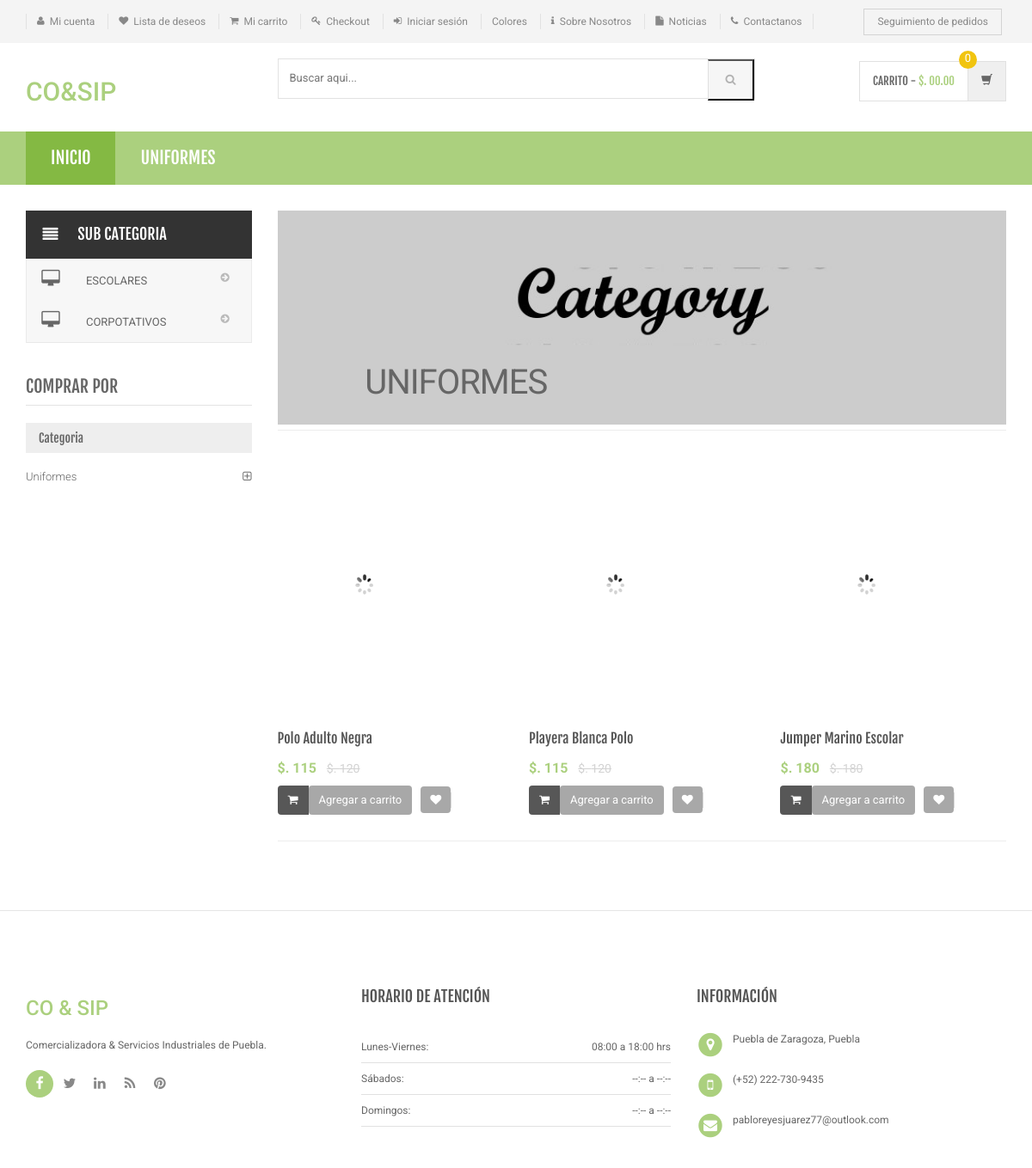
/tienda/category.php?cid=1, run on the app's committed database.
### tables this page shows
CREATE TABLE `category` (
  `id` int(11) NOT NULL,
  `categoryName` varchar(255) DEFAULT NULL,
  `categoryDescription` longtext DEFAULT NULL,
  `creationDate` timestamp NOT NULL DEFAULT current_timestamp(),
  `updationDate` varchar(255) DEFAULT NULL
);

CREATE TABLE `subcategory` (
  `id` int(11) NOT NULL,
  `categoryid` int(11) DEFAULT NULL,
  `subcategory` varchar(255) DEFAULT NULL,
  `creationDate` timestamp NULL DEFAULT current_timestamp(),
  `updationDate` varchar(255) DEFAULT NULL
);

CREATE TABLE `products` (
  `id` int(11) NOT NULL,
  `category` int(11) NOT NULL,
  `subCategory` int(11) DEFAULT NULL,
  `productName` varchar(255) DEFAULT NULL,
  `productCompany` varchar(255) DEFAULT NULL,
  `productPrice` int(11) DEFAULT NULL,
  `productPriceBeforeDiscount` int(11) DEFAULT NULL,
  `productDescription` longtext DEFAULT NULL,
  `productImage1` varchar(255) DEFAULT NULL,
  `shippingCharge` int(11) DEFAULT NULL,
  `productAvailability` varchar(255) DEFAULT NULL,
  `postingDate` timestamp NULL DEFAULT current_timestamp(),
  `updationDate` varchar(255) DEFAULT NULL
);

### tienda/category.php (the view, shortened to what this page needs)
<?php
include('includes/config.php');
$cid = intval($_GET['cid']);
?>
<!DOCTYPE html>
<html lang="es">
<head>
	<link rel="stylesheet" href="assets/css/bootstrap.min.css">
	<link rel="stylesheet" href="assets/css/main.css">
	<link rel="stylesheet" href="assets/css/green.css">
	<link rel="stylesheet" href="assets/css/owl.carousel.css">
	<link rel="stylesheet" href="assets/css/owl.transitions.css">
	<link href="assets/css/lightbox.css" rel="stylesheet">
	<link rel="stylesheet" href="assets/css/animate.min.css">
	<link rel="stylesheet" href="assets/css/rateit.css">
	<link rel="stylesheet" href="assets/css/bootstrap-select.min.css">
	<link rel="stylesheet" href="assets/css/config.css">
	<link href="assets/css/green.css" rel="alternate stylesheet" title="Green color">
	<link href="assets/css/blue.css" rel="alternate stylesheet" title="Blue color">
	<link href="assets/css/red.css" rel="alternate stylesheet" title="Red color">
	<link href="assets/css/orange.css" rel="alternate stylesheet" title="Orange color">
	<link href="assets/css/dark-green.css" rel="alternate stylesheet" title="Darkgreen color">
	<link rel="stylesheet" href="assets/css/font-awesome.min.css">
</head>
<body class="cnt-home">
	<header class="header-style-1">
		<?php include('includes/top-header.php'); ?>
		<?php include('includes/main-header.php'); ?>
		<?php include('includes/menu-bar.php'); ?>
	</header>
	<div class="body-content outer-top-xs">
		<div class='container'>
			<div class='row outer-bottom-sm'>
				<div class='col-md-3 sidebar'>
					<div class="side-menu animate-dropdown outer-bottom-xs">
						<div class="side-menu animate-dropdown outer-bottom-xs">
							<div class="head"><i class="icon fa fa-align-justify fa-fw"></i>Sub Categoria</div>
							<nav class="yamm megamenu-horizontal" role="navigation">
								<ul class="nav">
									<li class="dropdown menu-item">
										<?php $sql = mysqli_query($con, "select id,subcategory  from subcategory where categoryid='$cid'");
										while ($row = mysqli_fetch_array($sql)) {
										?>
											<a href="sub-category.php?scid=<?php echo $row['id']; ?>" class="dropdown-toggle"><i class="icon fa fa-desktop fa-fw"></i>
												<?php echo $row['subcategory']; ?></a>
										<?php } ?>
									</li>
								</ul>
							</nav>
						</div>
					</div>
					<div class="sidebar-module-container">
						<h3 class="section-title">comprar por</h3>
						<div class="sidebar-filter">
							<div class="sidebar-widget wow fadeInUp outer-bottom-xs ">
								<div class="widget-header m-t-20">
									<h4 class="widget-title">Categoria</h4>
								</div>
								<div class="sidebar-widget-body m-t-10">
									<?php $sql = mysqli_query($con, "select id,categoryName  from category");
									while ($row = mysqli_fetch_array($sql)) {
									?>
										<div class="accordion">
											<div class="accordion-group">
												<div class="accordion-heading">
													<a href="category.php?cid=<?php echo $row['id']; ?>" class="accordion-toggle collapsed">
														<?php echo $row['categoryName']; ?>
													</a>
												</div>
											</div>
										</div>
									<?php } ?>
								</div>
							</div>
						</div>
					</div>
				</div>
				<div class='col-md-9'>
					<div id="category" class="category-carousel hidden-xs">
						<div class="item">
							<div class="image">
								<img src="assets/images/banners/cat-banner-1.jpg" alt="" class="img-responsive">
							</div>
							<div class="container-fluid">
								<div class="caption vertical-top text-left">
									<div class="big-text">
										<br />
									</div>
									<?php $sql = mysqli_query($con, "select categoryName  from category where id='$cid'");
									while ($row = mysqli_fetch_array($sql)) {
									?>
										<div class="excerpt hidden-sm hidden-md">
											<?php echo htmlentities($row['categoryName']); ?>
										</div>
									<?php } ?>
								</div>
							</div>
						</div>
					</div>
					<div class="search-result-container">
						<div id="myTabContent" class="tab-content">
							<div class="tab-pane active " id="grid-container">
								<div class="category-product  inner-top-vs">
									<div class="row">
										<?php
										$ret = mysqli_query($con, "select * from products where category='$cid'");
										$num = mysqli_num_rows($ret);
										if ($num > 0) {
											while ($row = mysqli_fetch_array($ret)) { ?>
												<div class="col-sm-6 col-md-4 wow fadeInUp">
													<div class="products">
														<div class="product">
															<div class="product-image">
																<div class="image">
																	<a href="product-details.php?pid=<?php echo htmlentities($row['id']); ?>"><img src="assets/images/blank.gif" data-echo="admin/product_images/<?php echo htmlentities($row['id']); ?>/<?php echo htmlentities($row['productImage1']); ?>" alt="" width="200" height="300"></a>
																</div>
															</div>
															<div class="product-info text-left">
																<h3 class="name"><a href="product-details.php?pid=<?php echo htmlentities($row['id']); ?>"><?php echo htmlentities($row['productName']); ?></a></h3>
																<div class="product-price">
																	<span class="price">
																		$. <?php echo htmlentities($row['productPrice']); ?> </span>
																	<span class="price-before-discount">$. <?php echo htmlentities($row['productPriceBeforeDiscount']); ?></span>
																</div>
															</div>
															<div class="cart clearfix animate-effect">
																<div class="action">
																	<ul class="list-unstyled">
																		<li class="add-cart-button btn-group">
																			<button class="btn btn-primary icon" data-toggle="dropdown" type="button">
																				<i class="fa fa-shopping-cart"></i>
																			</button>
																			<a href="category.php?page=product&action=add&id=<?php echo $row['id']; ?>">
																				<button class="btn btn-primary" type="button">Agregar a carrito</button></a>
																		</li>
																		<li class="lnk wishlist">
																			<a class="add-to-cart" href="category.php?pid=<?php echo htmlentities($row['id']) ?>&&action=wishlist" title="Wishlist">
																				<i class="icon fa fa-heart"></i>
																			</a>
																		</li>
																	</ul>
																</div>
															</div>
														</div>
													</div>
												</div>
											<?php }
										} else { ?>
											<div class="col-sm-6 col-md-4 wow fadeInUp">
												<h3>No se encontraron productos</h3>
											</div>
										<?php } ?>
									</div>
								</div>
							</div>
						</div>
					</div>
				</div>
			</div>
		</div>
	</div>
	<?php include('includes/footer.php'); ?>
</body>
</html>

### tienda/includes/menu-bar.php (shortened to what this page needs)
<div class="header-nav animate-dropdown">
    <div class="container">
        <div class="yamm navbar navbar-default" role="navigation">
            <div class="nav-bg-class">
                <div class="navbar-collapse collapse" id="mc-horizontal-menu-collapse">
                    <div class="nav-outer">
                        <ul class="nav navbar-nav">
                            <li class="active dropdown yamm-fw">
                                <a href="index.php" data-hover="dropdown" class="dropdown-toggle">Inicio</a>
                            </li>
                            <?php $sql = mysqli_query($con, "select id,categoryName  from category limit 6");
                            while ($row = mysqli_fetch_array($sql)) {
                            ?>
                                <li class="dropdown yamm">
                                    <a href="category.php?cid=<?php echo $row['id']; ?>"> <?php echo $row['categoryName']; ?></a>
                                </li>
                            <?php } ?>
                        </ul>
                        <div class="clearfix"></div>
                    </div>
                </div>
            </div>
        </div>
    </div>
</div>

### tienda/assets/css/green.css (style rules this page uses)
a { color: #abd07e; }
.header-style-1 .header-nav { background: #abd07e; }
.cnt-home .header-style-1 .header-nav .navbar .navbar-nav > li.active { background: #84b943; }
.product .product-info .product-price .price { color: #abd07e; }
.sidebar .sidebar-module-container .sidebar-widget .sidebar-widget-body .accordion .accordion-group .accordion-heading .accordion-toggle, .sidebar .sidebar-module-container .sidebar-widget .sidebar-widget-body .accordion .accordion-group .accordion-heading .accordion-toggle:hover, .sidebar .sidebar-module-container .sidebar-widget .sidebar-widget-body .accordion .accordion-group .accordion-heading .accordion-toggle:focus, .sidebar .sidebar-module-container .sidebar-widget .sidebar-widget-body .accordion .accordion-group .accordion-heading .accordion-toggle:after { color: #abd07e; }

### tienda/assets/css/lightbox.css (style rules this page uses)
body:after { content: url(../images/close.png) url(../images/loading.gif) url(../images/prev.png) url(../images/next.png); display: none; }

### tienda/assets/css/blue.css (style rules this page uses)
a { color: #3498db; }
.header-style-1 .header-nav { background: #3498db; }
.cnt-home .header-style-1 .header-nav .navbar .navbar-nav > li.active { background: #1d6ca1; }
.product .product-info .product-price .price { color: #3498db; }
.sidebar .sidebar-module-container .sidebar-widget .sidebar-widget-body .accordion .accordion-group .accordion-heading .accordion-toggle, .sidebar .sidebar-module-container .sidebar-widget .sidebar-widget-body .accordion .accordion-group .accordion-heading .accordion-toggle:hover, .sidebar .sidebar-module-container .sidebar-widget .sidebar-widget-body .accordion .accordion-group .accordion-heading .accordion-toggle:focus, .sidebar .sidebar-module-container .sidebar-widget .sidebar-widget-body .accordion .accordion-group .accordion-heading .accordion-toggle:after { color: #3498db; }

### tienda/assets/css/red.css (style rules this page uses)
a { color: #ff6c6c; }
.header-style-1 .header-nav { background: #ff6c6c; }
.cnt-home .header-style-1 .header-nav .navbar .navbar-nav > li.active { background: #ff1a1a; }
.product .product-info .product-price .price { color: #ff6c6c; }
.sidebar .sidebar-module-container .sidebar-widget .sidebar-widget-body .accordion .accordion-group .accordion-heading .accordion-toggle, .sidebar .sidebar-module-container .sidebar-widget .sidebar-widget-body .accordion .accordion-group .accordion-heading .accordion-toggle:hover, .sidebar .sidebar-module-container .sidebar-widget .sidebar-widget-body .accordion .accordion-group .accordion-heading .accordion-toggle:focus, .sidebar .sidebar-module-container .sidebar-widget .sidebar-widget-body .accordion .accordion-group .accordion-heading .accordion-toggle:after { color: #ff6c6c; }

### tienda/assets/css/orange.css (style rules this page uses)
a { color: #f39c12; }
.header-style-1 .header-nav { background: #f39c12; }
.cnt-home .header-style-1 .header-nav .navbar .navbar-nav > li.active { background: #ab6c09; }
.product .product-info .product-price .price { color: #f39c12; }
.sidebar .sidebar-module-container .sidebar-widget .sidebar-widget-body .accordion .accordion-group .accordion-heading .accordion-toggle, .sidebar .sidebar-module-container .sidebar-widget .sidebar-widget-body .accordion .accordion-group .accordion-heading .accordion-toggle:hover, .sidebar .sidebar-module-container .sidebar-widget .sidebar-widget-body .accordion .accordion-group .accordion-heading .accordion-toggle:focus, .sidebar .sidebar-module-container .sidebar-widget .sidebar-widget-body .accordion .accordion-group .accordion-heading .accordion-toggle:after { color: #f39c12; }

### tienda/assets/css/dark-green.css (style rules this page uses)
a { color: #12cca7; }
.header-style-1 .header-nav { background: #12cca7; }
.cnt-home .header-style-1 .header-nav .navbar .navbar-nav > li.active { background: #0b816a; }
.product .product-info .product-price .price { color: #12cca7; }
.sidebar .sidebar-module-container .sidebar-widget .sidebar-widget-body .accordion .accordion-group .accordion-heading .accordion-toggle, .sidebar .sidebar-module-container .sidebar-widget .sidebar-widget-body .accordion .accordion-group .accordion-heading .accordion-toggle:hover, .sidebar .sidebar-module-container .sidebar-widget .sidebar-widget-body .accordion .accordion-group .accordion-heading .accordion-toggle:focus, .sidebar .sidebar-module-container .sidebar-widget .sidebar-widget-body .accordion .accordion-group .accordion-heading .accordion-toggle:after { color: #12cca7; }

### data on the page
category: categoryName "UNIFORMES", categoryName "Uniformes"
subcategory: subcategory "ESCOLARES"
subcategory: subcategory "CORPOTATIVOS"
products: productName "Polo Adulto Negra", productPrice "115", productPriceBeforeDiscount "120"
products: productName "Playera Blanca Polo", productPrice "115", productPriceBeforeDiscount "120"
products: productName "Jumper Marino Escolar", productPrice "180", productPriceBeforeDiscount "180"
